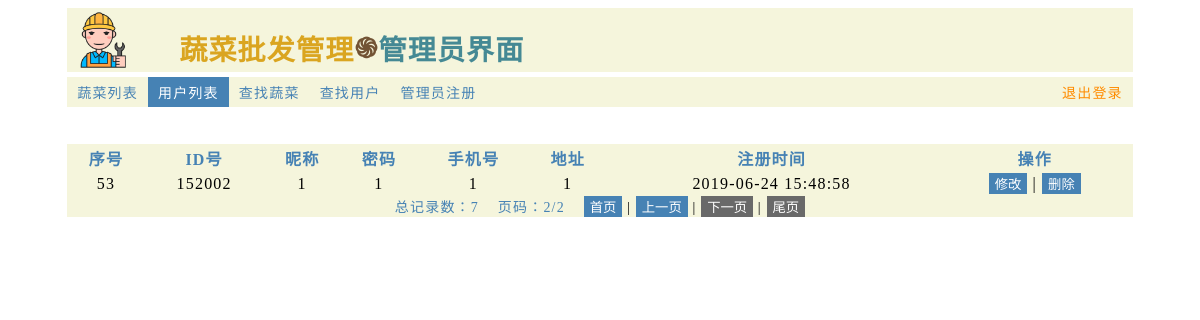
The page /user_message.php?p=2 (signed in) on the database its author committed.
### tables this page shows
CREATE TABLE IF NOT EXISTS `users_message` (
  `id` int(11) NOT NULL AUTO_INCREMENT,
  `run_id` int(10) NOT NULL,
  `nickname` varchar(20) NOT NULL,
  `password` varchar(20) NOT NULL,
  `phone_number` varchar(11) DEFAULT NULL,
  `address` varchar(30) DEFAULT NULL,
  `add_time` datetime NOT NULL,
  PRIMARY KEY (`id`)
);

### user_message.php (the view, shortened to what this page needs)
<link href="css/style.css" rel="stylesheet" type="text/css">
<html>
	<head>
		<link href="css/navigation.css" rel="stylesheet" type="text/css">
	</head>
	<body >
        <?php include('css/header_admin.php') ?>
		<div class="nav">
		<a class="left " href="vege_message.php">蔬菜列表</a>
		<a class="left current" href="user_message.php">用户列表</a>
		<a class="left " href="select_vege.php">查找蔬菜</a>
		<a class="left " href="select_user.php">查找用户</a>
		<a class="left " href="admin_add.php"  >管理员注册</a>
	    <a style="color: darkorange;" class="right" href="admin_logout.php">退出登录</a>
		</div>
	</body>
</html>
<?php
include 'conn/dbpdo.php';
$sql1="select count(*) from users_message";
$ps=$pdo->query($sql1);
$rows=$ps->fetchColumn(0);
$pageSize=6;
$pageCount=(int)ceil($rows/$pageSize);
if(isset($_GET['p'])){
		$currentPage=$_GET['p'];
	}else{
		$currentPage=1;
	}
$first=($currentPage-1)*$pageSize;
$sql2="select * from users_message order by id limit $first,$pageSize";
$ps2=$pdo->query($sql2);
echo '<table class="ah" border=2><br><br></caption><tr><th>序号</th><th>ID号</th><th>昵称</th><th>密码</th><th>手机号</th><th>地址</th><th>注册时间</th><th>操作</th></tr>';
foreach($ps2 as $arr){
	echo "
	<body style='text-align: center;' >
		<tr>
			<td align='center'>{$arr['id']}</td>
			<td align='center'>{$arr['run_id']}</td>
			<td align='center'>{$arr['nickname']}</td>
			<td align='center'>{$arr['password']}</td>
			<td align='center'>{$arr['phone_number']}</td>
			<td align='center'>{$arr['address']}</td>
			<td align='center'>{$arr['add_time']}</td>
			<td align='center'><a href='amend_user.php?id={$arr['id']}'><button class='bt3' >修改</button></a> | <a href='delete_user.php?id={$arr['id']}'><button class='bt3'>删除</button></a></td></tr></body>";
}
echo '</table>';
$pageUp=$currentPage-1;
$pageDn=$currentPage+1;
echo '<div class="ah">';
ECHO "<a style='width: 90%; background-color: beige;margin: 5px auto 5px auto;'>总记录数：{$rows}&nbsp;&nbsp;&nbsp;&nbsp;页码：{$currentPage}/{$pageCount}&nbsp;&nbsp;&nbsp;&nbsp;</a>";
if($currentPage==1){
	echo "<button class='bt4' >首页</button> | <button class='bt4' >上一页</button> |";
}else{
    echo "<a href=user_message.php?p=1><button class='bt3' >首页</button></a> | <a href=user_message.php?p={$pageUp}><button class='bt3' >上一页</button></a> |";
	}
if($currentPage==$pageCount){
	echo " <button class='bt4' >下一页</button> | <button class='bt4' >尾页</button>";
}else{
    echo " <a href=user_message.php?p={$pageDn}><button class='bt3' >下一页</button></a> | <a href=user_message.php?p={$pageCount}><button class='bt3' >尾页</button></a>";
	}
	echo '</div>'
?>

### css/style.css (style rules this page uses)
* { font-family: "微软雅黑"; }
table { border-collapse:collapse;border: 1px solid beige; }
table tr:nth-child(1) { background: beige; color: steelblue; cursor: default; }
tr:nth-child(odd) { background:#F4F4F4; }
.bt3 { background-color: steelblue;color: white;border:0; }
.bt4 { background-color:dimgray;color: white;border:0; }
.ah { width: 90%; background-color:beige;margin: 0 auto }

### css/navigation.css (style rules this page uses)
body { font-size: 14px; letter-spacing: 1.2px; }
a { color: steelblue;text-decoration: none; }
.nav { width: 90%; background-color: beige;margin: 5px auto 5px auto; }
.nav .left { float: left; padding: 5px 10px 5px 10px; }
.nav .right { float: right; padding: 5px 10px 5px 10px }
.nav .current { background-color: steelblue;color: white; }

### css/header_admin.php (style rules this page uses)
.ah { width: 90%; background-color:beige;margin: 0 auto }

### rows shown on the page
users_message: id "53", run "152002", nickname "1", password "1", phone_number "1", address "1", add_time "2019-06-24 15:48:58"

### other values the page prints
$rows "7"
$currentPage "2"
$pageCount "2"
